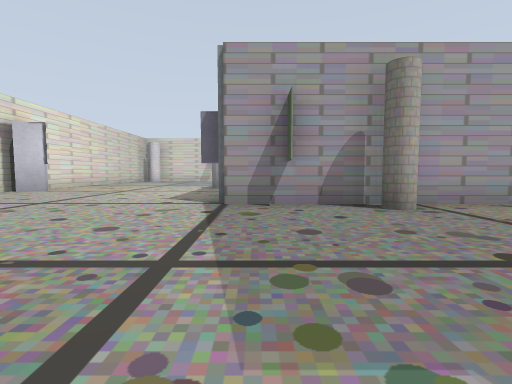
View 1 (above)

19 first-person views from a walk through a robot-simulator world made for Gazebo. The camera is 0.5 m above the floor, tilts 4° down and sees 85° across. The floor is counted in squares, 1 m on a side. Each view is taken from the middle of a square. On the plan, view 1 faces up. The plan holds only what a view shows up to about 9 squares ahead; the rest is blank.

View 2
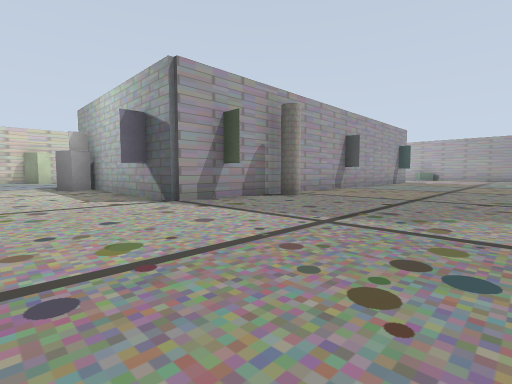

View 3
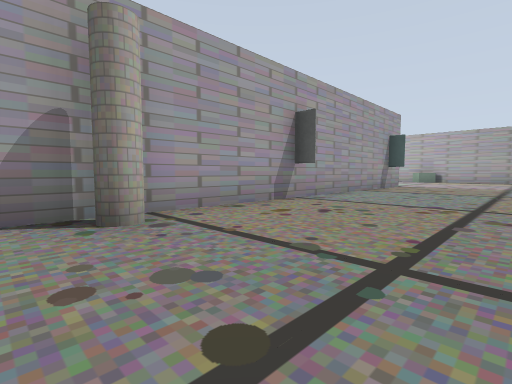

View 4
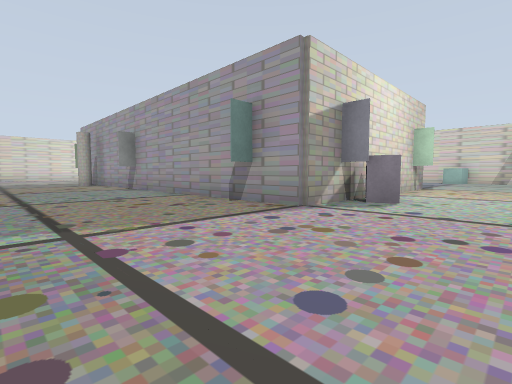

View 5
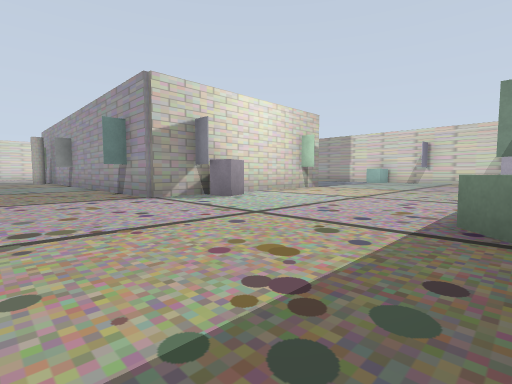

View 6
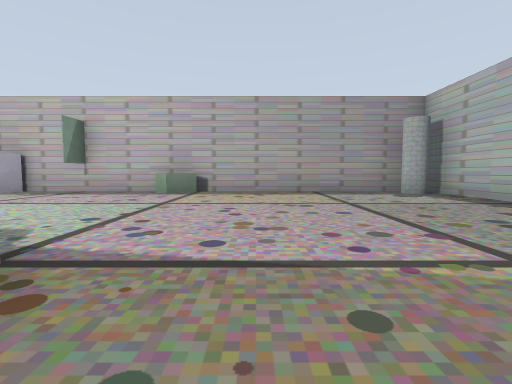

View 7
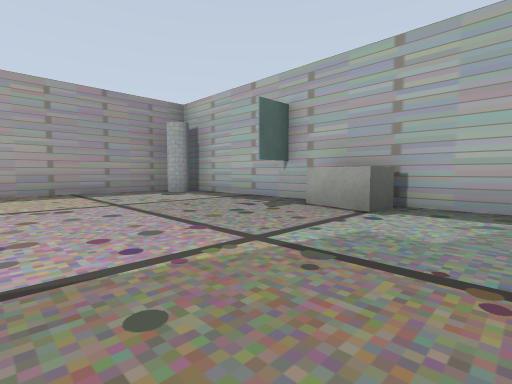

View 8
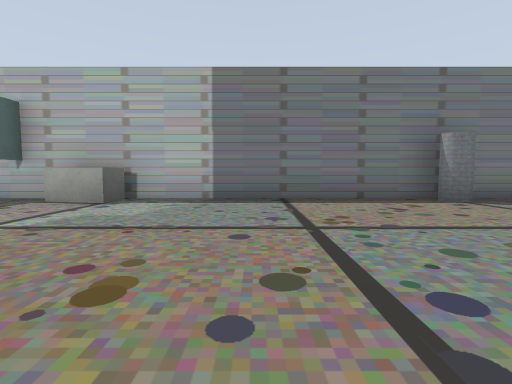

View 9
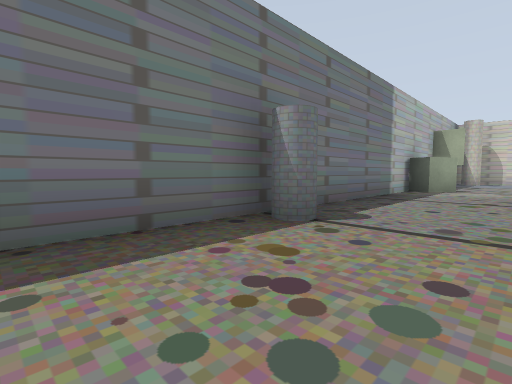

View 10
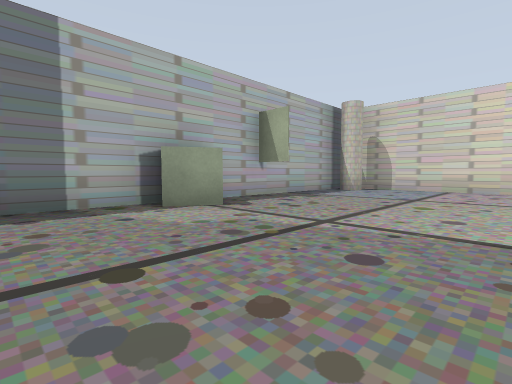

View 11
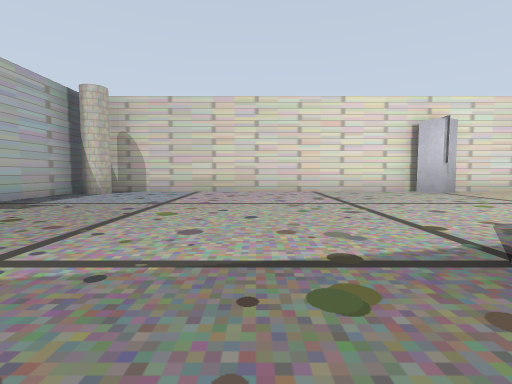

View 12
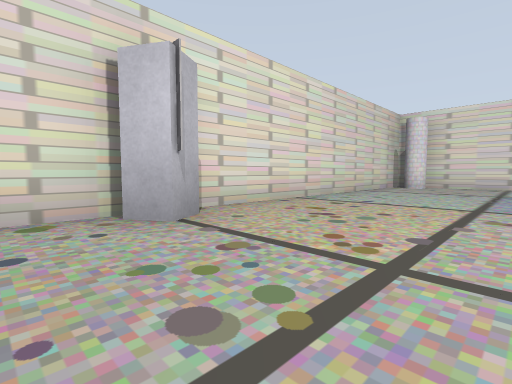

View 13
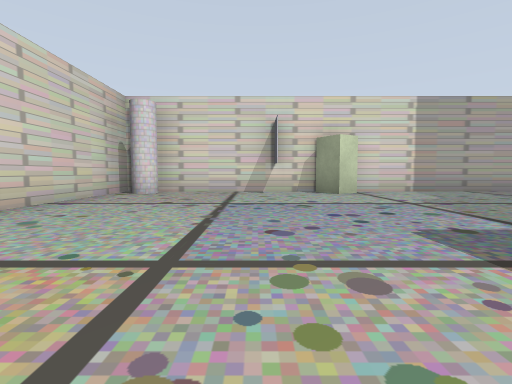

View 14
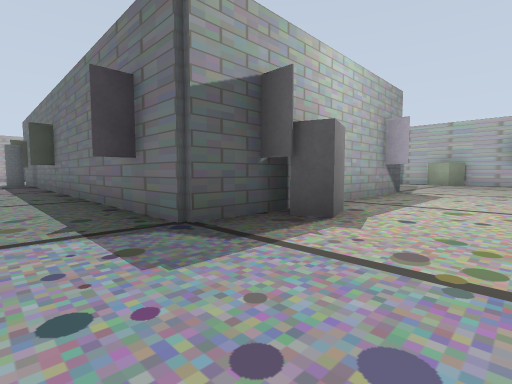

View 15
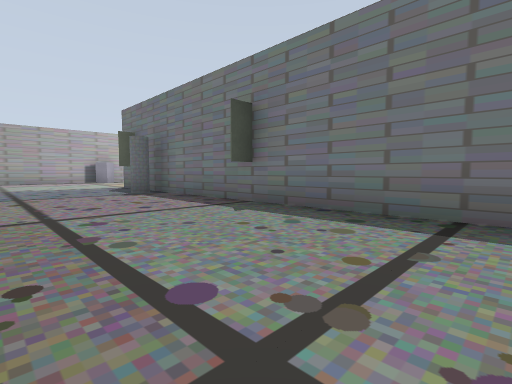

View 16
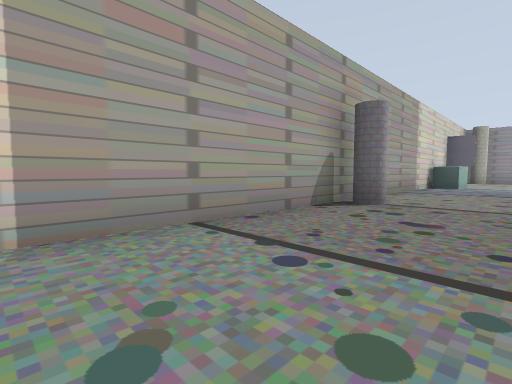

View 17
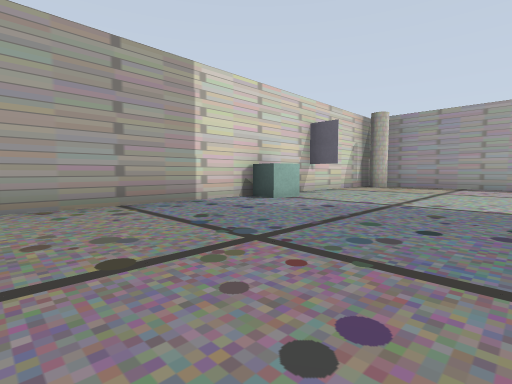

View 18
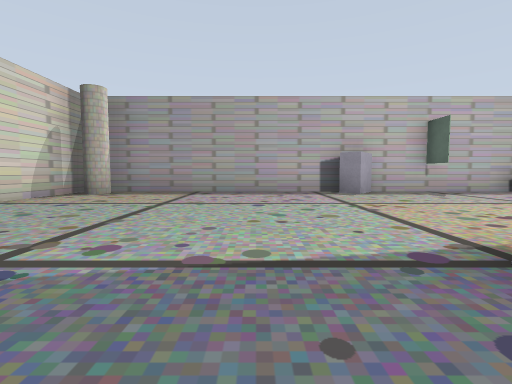

View 19
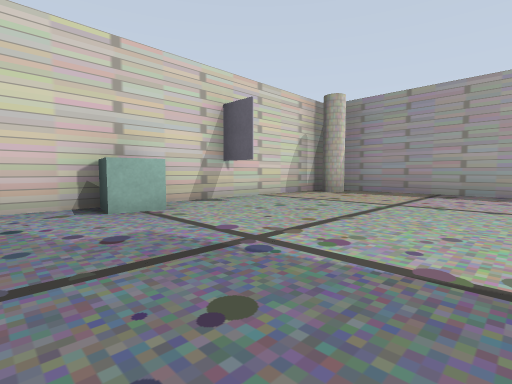

### Floor plan
Points are (right, up) in squares from view 1. A wall is a line through its corners. A room is listed if a view was taken in it or the views show most of it. See-through windows are left out.
Room 1 (views 1, 2, 3, 4, 5, 6, 7, 8, 9, 10, 11, 12, 13, 14, 15, 16, 17, 18, 19)
walls: (11.6, 10.5) (11.6, 6.4); (-0.6, 10.6) (10.6, 10.6); (10.9, 4.4) (-0.6, 4.4) (-0.6, 8.6); (16.2, 16.4) (-6.4, 16.4) (-6.4, -0.9); (17.4, -0.9) (17.4, 15.9); (-5.2, -1.4) (16.2, -1.4)
ways out: opening at (0.8, 6.5)
objects: pillar (-6, -1); grey post (-6, 7) to (-6, 8); pillar (-6, 16); picture (-3, -1); other object (-3, 16); grey box (-1, -1) to (0, -1); grey box (-1, 9); grey box (-1, 16); picture (0, 5) to (1, 5); picture (1, 10); pillar (2, 4); pillar (5, -1); pillar (5, 16); pillar (9, 11); picture (10, 5) to (11, 5); picture (10, 10); picture (11, 9) to (11, 10); cyan box (11, 16) to (12, 16); grey box (12, -1); grey box (12, 6); picture (13, -1); picture (13, 16); pillar (17, -1); grey box (17, 5); picture (17, 8); grey box (17, 9) to (17, 10); pillar (17, 16)

Where each view was taken, in squares from view 1:
view 1: 0 up, 0 right, facing up
view 2: 0 up, 3 left, facing up-right
view 3: 1 up, 1 right, facing up-right
view 4: 1 up, 14 right, facing up-left
view 5: 2 up, 17 right, facing up-left
view 6: 3 up, 10 right, facing right
view 7: 3 up, 10 right, facing down-right
view 8: 4 up, 9 right, facing down
view 9: 1 up, 8 right, facing down-left
view 10: 3 up, 2 right, facing down-left
view 11: 3 up, 1 right, facing left
view 12: 6 up, 3 left, facing up-left
view 13: 9 up, 3 left, facing up
view 14: 12 up, 3 left, facing down-right
view 15: 14 up, 2 right, facing down-right
view 16: 14 up, 1 right, facing up-right
view 17: 12 up, 7 right, facing up-right
view 18: 12 up, 10 right, facing right
view 19: 12 up, 10 right, facing up-right
